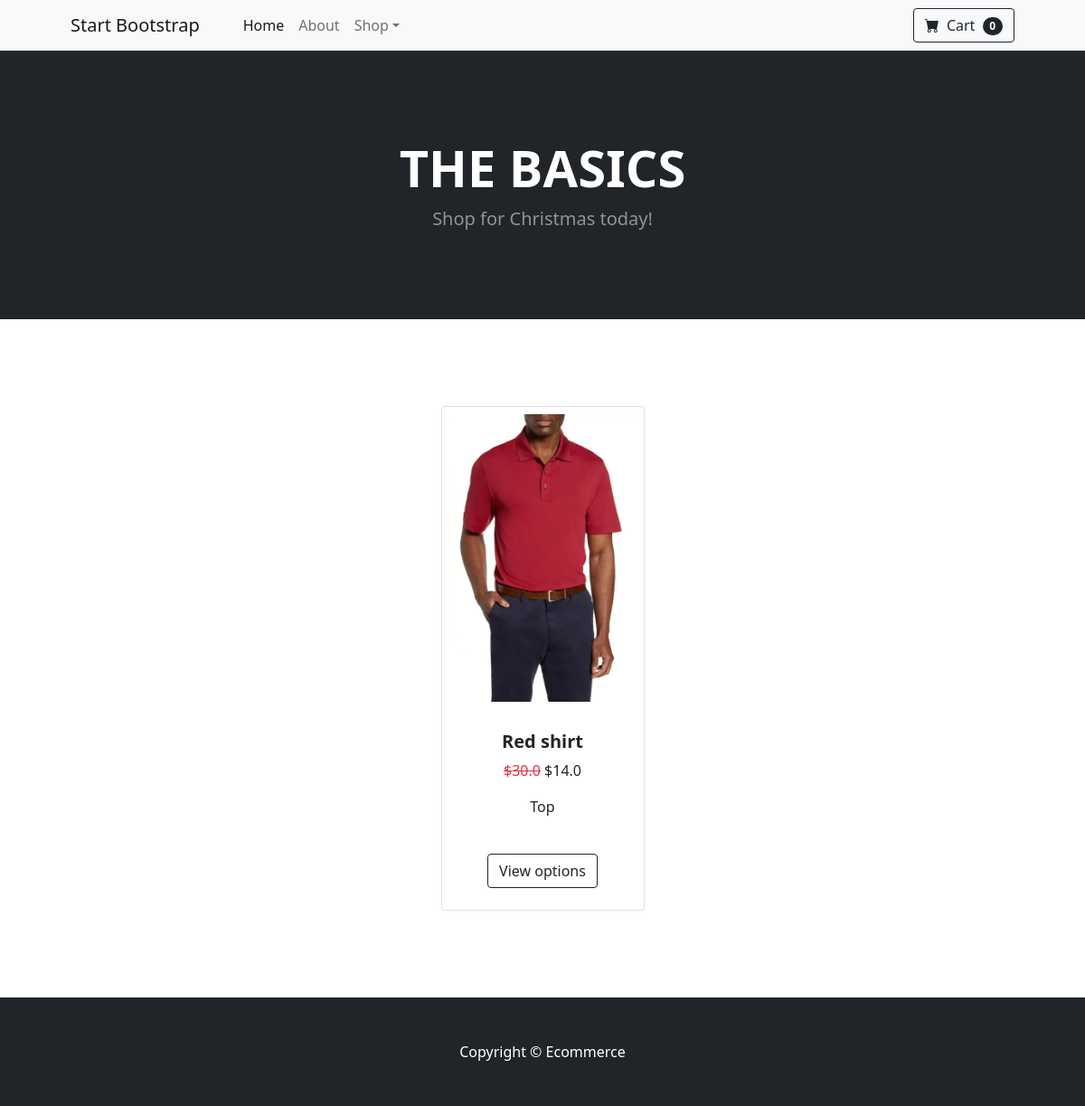
Page /product/red_shirt on the committed database.
### frontend/models.py (models this page shows, shortened)
class Item(models.Model):
    title = models.CharField(max_length=100)
    price = models.FloatField()
    discount_price = models.FloatField(blank=True, null=True)
    category = models.CharField(choices=CATEGORY_CHOICES, max_length=5)
    slug = models.SlugField()
    description = models.TextField()
    image = models.ImageField()

### frontend/views.py (the view)
# urls.py: path('product/<slug>', views.ProductDetailView.as_view(), name='detail')
class ProductDetailView(DetailView):
    model = Item
    template_name = 'detail.html'

### frontend/templates/detail.html (shortened to what this page needs)
{% extends 'base.html'%}
{% block content%}
<section class="py-5">
  <div class="container px-4 px-lg-5 mt-5">
    <div class="row gx-4 gx-lg-5 row-cols-2 row-cols-md-3 row-cols-xl-4 justify-content-center">
      <div class="col mb-5">
        <div class="card h-100">
          <img
            class="card-img-top p-2"
            src="{{ object.image.url }}"
            alt="..."
          />
          <div class="card-body p-4">
            <div class="text-center">
              <h5 class="fw-bolder">{{item.title}}</h5>
              {% if item.discount_price%}
              <p><del class="mr-2 text-danger">${{ item.price }}</del>
              ${{ item.discount_price }}</p>
              {%else%}
              <p>${{item.price}}</p>
              {% endif %}
              <p>{{ item.get_category_display }}</p>
            </div>
          </div>
          <div class="card-footer p-4 pt-0 border-top-0 bg-transparent">
            <div class="text-center">
              <a class="btn btn-outline-dark mt-auto" href="#">View options</a>
            </div>
          </div>
        </div>
      </div>
    </div>
  </div>
</section>
{%endblock%}

### rows in the picture
Item: image (picture), title "Red shirt", price "30.0", discount_price "14.0", category "Top"
